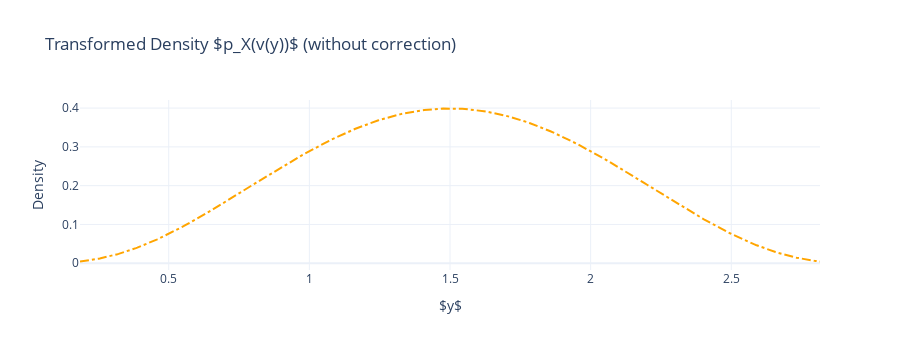

The code cell stored with this chart in its notebook:
### Markdown cell above
## 6. Compute and Plot the Transformed Density $p_X(v(y))$

Numerically invert $f(x)$ to find $x = v(y)$ for each $y$, and plot the naive transformed density $p_X(v(y))$ as a function of $y$.

### Code cell
from scipy.interpolate import interp1d

# y values (sorted)
y = f
sort_idx = np.argsort(y)
y_sorted = y[sort_idx]
x_sorted = x[sort_idx]

# Inverse function: v(y)
v_func = interp1d(y_sorted, x_sorted, bounds_error=False, fill_value="extrapolate")

# Evaluate p_X at v(y)
p_x_vy = torch.from_numpy(norm.pdf(v_func(y_sorted), loc=0, scale=1))

fig_vy = go.Figure()
fig_vy.add_trace(
    go.Scatter(
        x=y_sorted,
        y=p_x_vy,
        mode="lines",
        line=dict(color="orange", dash="dashdot"),
        name="$p_X(v(y))$ (naive)",
    )
)
fig_vy.update_layout(
    title="Transformed Density $p_X(v(y))$ (without correction)",
    xaxis_title="$y$",
    yaxis_title="Density",
    legend=dict(itemsizing="constant"),
    width=900,
    height=350,
)
fig_vy.show()

### Figure 1 — Plotly figure (JSON) as saved in the notebook; plotly's stock layout.template omitted (floating-point values rounded to 4 significant figures; data arrays with more than 128 entries replaced by an {"elided": "..."} marker saying what was removed)
{"data": [{"line": {"color": "orange", "dash": "dashdot"}, "mode": "lines", "name": "$p_X(v(y))$ (naive)", "type": "scatter", "x": {"elided": "400 float values"}, "y": {"elided": "400 float values"}}], "layout": {"height": 350, "legend": {"itemsizing": "constant"}, "title": {"text": "Transformed Density $p_X(v(y))$ (without correction)"}, "width": 900, "xaxis": {"title": {"text": "$y$"}}, "yaxis": {"title": {"text": "Density"}}}}
